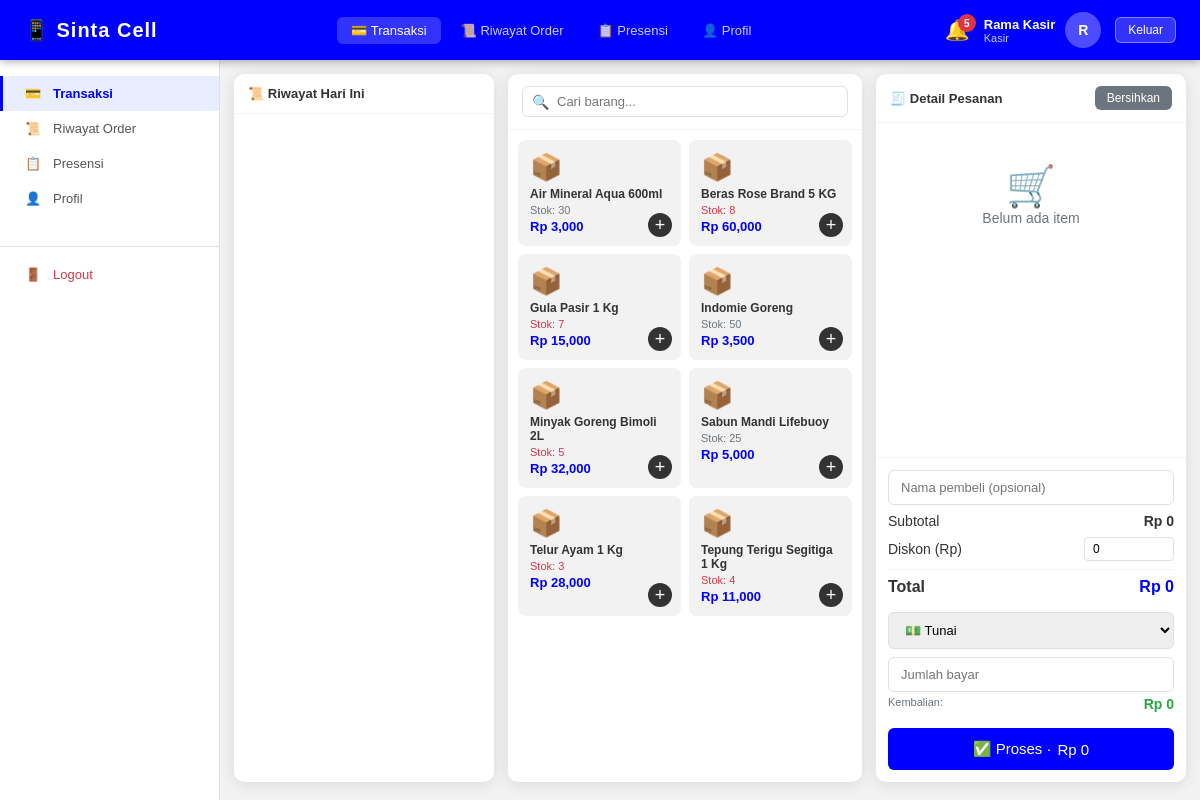
Screenshot of /frontend/pages/transaksi.php (signed in) with the database file from the repository.
### tables this page shows
CREATE TABLE IF NOT EXISTS barang (
    id INT AUTO_INCREMENT PRIMARY KEY,
    kode VARCHAR(20) NOT NULL UNIQUE,
    nama VARCHAR(200) NOT NULL,
    kategori_id INT,
    harga_beli DECIMAL(15,2) NOT NULL DEFAULT 0,
    harga_jual DECIMAL(15,2) NOT NULL DEFAULT 0,
    stok INT NOT NULL DEFAULT 0,
    stok_minimal INT NOT NULL DEFAULT 10,
    satuan VARCHAR(20) DEFAULT 'pcs',
    gambar VARCHAR(255),
    created_at TIMESTAMP DEFAULT CURRENT_TIMESTAMP,
    updated_at TIMESTAMP DEFAULT CURRENT_TIMESTAMP ON UPDATE CURRENT_TIMESTAMP,
    FOREIGN KEY (kategori_id) REFERENCES kategori(id)
);

### frontend/pages/transaksi.php (the view, shortened to what this page needs)
<?php
require_once __DIR__ . '/../../backend/config.php';
$barangList = $conn->query("SELECT b.*, k.nama kategori FROM barang b LEFT JOIN kategori k ON b.kategori_id=k.id WHERE b.stok > 0 ORDER BY b.nama");
$barangArr = [];
while ($b = $barangList->fetch_assoc()) $barangArr[] = $b;
include 'header.php';
?>
<div class="transaksi-layout">
    <div class="transaksi-col">
        <div class="transaksi-col-header">📜 Riwayat Hari Ini</div>
        <div class="transaksi-col-body">
        </div>
    </div>
    <div class="transaksi-col">
        <div class="transaksi-col-header">
            <div class="search-wrapper" style="flex:1;margin:0;">
                <input type="text" id="searchBarang" placeholder="Cari barang..." oninput="filterBarang(this.value)" style="width:100%;padding:7px 12px 7px 34px;border:1px solid var(--gray-medium);border-radius:6px;font-size:13px;">
            </div>
        </div>
        <div class="transaksi-col-body">
            <div class="product-grid" id="productGrid">
                <?php foreach($barangArr as $b):
                    $warna = $b['stok'] <= $b['stok_minimal'] ? 'color:var(--danger)' : '';
                ?>
                <div class="product-card" data-nama="<?= strtolower(htmlspecialchars($b['nama'])) ?>">
                    <div style="font-size:26px;margin-bottom:4px;">📦</div>
                    <div class="product-name"><?= htmlspecialchars($b['nama']) ?></div>
                    <div class="product-stok" style="<?= $warna ?>">Stok: <?= $b['stok'] ?></div>
                    <div class="product-price">Rp <?= number_format($b['harga_jual']) ?></div>
                    <button class="add-btn" onclick="addToCart(<?= $b['id'] ?>,'<?= addslashes(htmlspecialchars($b['nama'])) ?>',<?= $b['harga_jual'] ?>,<?= $b['stok'] ?>)">+</button>
                </div>
                <?php endforeach; ?>
            </div>
        </div>
    </div>
    <div class="transaksi-col">
        <div class="transaksi-col-header">
            🧾 Detail Pesanan
            <button class="btn btn-sm btn-secondary" onclick="clearCart()">Bersihkan</button>
        </div>
        <div class="transaksi-col-body" id="orderBody">
            <div style="text-align:center;color:var(--gray);padding:30px 0;">
                <div style="font-size:40px;">🛒</div><p>Belum ada item</p>
            </div>
        </div>
        <div style="padding:12px;border-top:1px solid var(--gray-light);">
            <input type="text" class="form-control mb-1" id="namaPembeli" placeholder="Nama pembeli (opsional)" style="margin-bottom:8px;">
            <div class="d-flex justify-between mb-1"><span>Subtotal</span><strong id="subtotalLabel">Rp 0</strong></div>
            <div class="d-flex justify-between align-center mb-1">
                <span>Diskon (Rp)</span>
                <input type="number" id="diskonInput" value="0" min="0" oninput="updateTotal()"
                       style="width:90px;padding:4px 8px;border:1px solid var(--gray-medium);border-radius:4px;font-size:12px;">
            </div>
            <div class="d-flex justify-between mb-2" style="font-size:16px;border-top:1px solid var(--gray-light);padding-top:8px;">
                <strong>Total</strong><strong id="totalLabel" class="text-primary">Rp 0</strong>
            </div>
            <select class="form-control mb-1" id="metodeBayar" style="margin-bottom:8px;">
                <option value="tunai">💵 Tunai</option>
            </select>
            <input type="number" class="form-control" id="bayarInput" placeholder="Jumlah bayar" oninput="updateKembalian()" style="margin-bottom:4px;">
            <div class="d-flex justify-between mb-2">
                <span class="small text-muted">Kembalian:</span>
                <span class="fw-bold text-success" id="kembalianLabel">Rp 0</span>
            </div>
            <button class="btn btn-primary btn-block btn-lg" onclick="prosesTransaksi()">
                ✅ Proses · <span id="totalBtn">Rp 0</span>
            </button>
        </div>
    </div>
</div>
<?php include 'footer.php'; ?>

### frontend/css/style.css (style rules this page uses)
* { margin:0; padding:0; box-sizing:border-box; }
:root { --primary: #0000FF; --primary-dark: #0000CC; --white: #FFFFFF; --gray-light: #F2F2F2; --gray: #6c757d; --gray-medium: #e0e0e0; --success: #28a745; --danger: #dc3545; --warning: #ffc107; --purple: #5D3FD3; --shadow: 0 2px 15px rgba(0,0,0,.1); }
body { font-family: Arial, sans-serif; background: var(--gray-light); color: #333; font-size: 14px; }
.btn { padding:8px 18px; border-radius:6px; border:none; cursor:pointer; font-size:13px; font-weight:500; transition:all .2s; display:inline-flex; align-items:center; gap:6px; text-decoration:none; white-space:nowrap; }
.btn-primary { background:var(--primary); color:white; }
.btn-secondary { background:#6c757d; color:white; }
.btn-sm { padding:5px 12px; font-size:12px; }
.btn-lg { padding:12px 24px; font-size:15px; }
.btn-block { display:flex; width:100%; justify-content:center; }
.form-control { width:100%; padding:9px 12px; border:1px solid var(--gray-medium); border-radius:6px; font-size:13px; transition:border .2s; font-family:Arial,sans-serif; }
.search-wrapper { position:relative; flex:1; }
.search-wrapper::before { content:'🔍'; position:absolute; left:10px; top:50%; transform:translateY(-50%); font-size:14px; }
.search-wrapper input { width:100%; padding:9px 12px 9px 34px; border:1px solid var(--gray-medium); border-radius:6px; font-size:13px; }
.text-primary { color:var(--primary); }
.text-success { color:var(--success); }
.text-muted { color:var(--gray); }
.fw-bold { font-weight:bold; }
.mb-1 { margin-bottom:8px; }
.mb-2 { margin-bottom:16px; }
.d-flex { display:flex; }
.align-center { align-items:center; }
.justify-between { justify-content:space-between; }
.small { font-size:11px; }
.transaksi-layout { display:grid; grid-template-columns:260px 1fr 310px; gap:14px; height:calc(100vh - 92px); }
.transaksi-col { background:white; border-radius:10px; box-shadow:var(--shadow); display:flex; flex-direction:column; overflow:hidden; }
.transaksi-col-header { padding:12px 14px; border-bottom:1px solid var(--gray-light); font-weight:bold; font-size:13px; display:flex; align-items:center; justify-content:space-between; }
.transaksi-col-body { flex:1; overflow-y:auto; padding:10px; }
.product-grid { display:grid; grid-template-columns:repeat(2,1fr); gap:8px; }
.product-card { background:var(--gray-light); border-radius:8px; padding:10px; cursor:pointer; transition:all .2s; position:relative; border:2px solid transparent; }
.product-card .product-name { font-weight:bold; font-size:12px; margin-bottom:3px; }
.product-card .product-stok { font-size:11px; color:var(--gray); }
.product-card .product-price { font-size:13px; color:var(--primary); font-weight:bold; margin-top:3px; }
.product-card .add-btn { position:absolute; bottom:7px; right:7px; width:24px; height:24px; border-radius:50%; background:#333; color:white; border:none; font-size:18px; cursor:pointer; display:flex; align-items:center; justify-content:center; line-height:1; }

### rows the page displays
barang: nama "Air Mineral Aqua 600ml", stok "30", harga_jual "3,000"
barang: nama "Beras Rose Brand 5 KG", stok "8", harga_jual "60,000"
barang: nama "Gula Pasir 1 Kg", stok "7", harga_jual "15,000"
barang: nama "Indomie Goreng", stok "50", harga_jual "3,500"
barang: nama "Minyak Goreng Bimoli 2L", stok "5", harga_jual "32,000"
barang: nama "Sabun Mandi Lifebuoy", stok "25", harga_jual "5,000"
barang: nama "Telur Ayam 1 Kg", stok "3", harga_jual "28,000"
barang: nama "Tepung Terigu Segitiga 1 Kg", stok "4", harga_jual "11,000"

### other values shown
$nav['icon'] "💳"
$nav['label'] "Transaksi"
$nav['icon'] "📜"
$nav['label'] "Riwayat Order"
$nav['icon'] "📋"
$nav['label'] "Presensi"
$nav['icon'] "👤"
$nav['label'] "Profil"
$notifCount "5"
$user['nama'] "Rama Kasir"
$jabatanLabel[$jabatan] "Kasir"
substr($user['nama'],0,1) "R"
